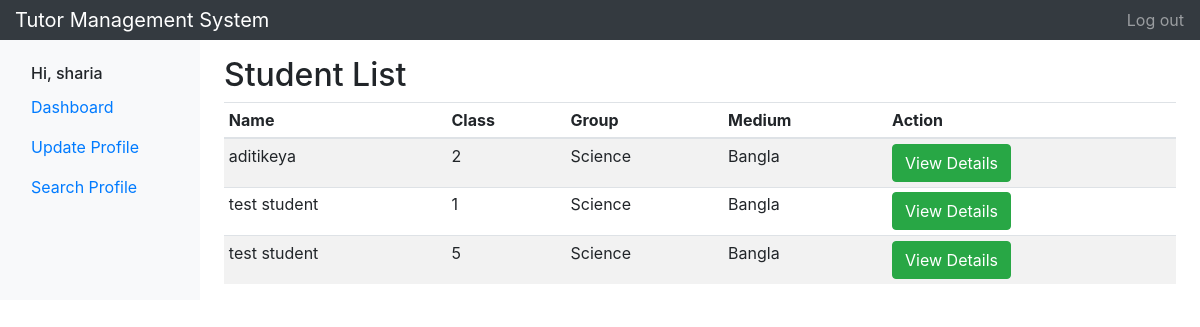
Screenshot of /views/dashboard.php (signed in) with the database file from the repository.
### tables this page shows
CREATE TABLE `student` (
  `id` int(11) NOT NULL,
  `gender` int(11) NOT NULL,
  `group` int(11) NOT NULL,
  `medium` int(11) NOT NULL,
  `class` int(11) NOT NULL,
  `institution` varchar(255) NOT NULL,
  `address` varchar(255) DEFAULT NULL
);

### models/database.php (called while the page is built, shortened)
<?php
	function get($query)
	{
        $data=array();
		$conn = mysqli_connect("localhost","root", "", "tutor");
        $result=mysqli_query($conn,$query);
        if(mysqli_num_rows($result) > 0)
        {
            while($row = mysqli_fetch_assoc($result))
            {
                $entity=array();
                foreach($row as $k=>$v)
                {
                    $entity[$k] = $row[$k];
                }
                $data[] = $entity;
            }
        }
        else return false;
		return $data;
	}
?>

### controllers/DashboardController.php (called while the page is built, shortened)
<?php
require_once '../models/database.php';
function getUserInfo($id)
{
	$query="SELECT * FROM `login` WHERE `id`='$id';";
	$data = get($query);
	return $data[0];
}
function getAllStudents()
{
	$query="SELECT * FROM `student` INNER JOIN `login` ON `student`.`id`=`login`.`user_id`";
	$data = get($query);
	return $data;
}
function getGroup($id)
{
	switch ($id) {
		case 1:
			$group = "Science";
			break;
	}
	return $group;
}
function getMedium($id)
{
	switch ($id) {
		case 1:
			$group = "Bangla";
			break;
	}
	return $group;
}
?>

### views/dashboard.php (the view, shortened to what this page needs)
<?php
include '../controllers/DashboardController.php';
$userID = $_COOKIE['loggedinuser'];
$userInfo=getUserInfo($userID);
if($userInfo['user_type']=="STUDENT"){
	$teachers = getAllTeachers();
}
else if($userInfo['user_type']=="TEACHER"){
	$students = getAllStudents();
}
else if($userInfo['user_type']=="ADMIN"){
	$users = getAllNonApprovedUsers();
}
?>
<!doctype html>
<html lang="en">
<head>
	<link rel="stylesheet" href="styles/bootstrap.min.css">
</head>
<body>
	<nav class="navbar navbar-dark sticky-top bg-dark flex-md-nowrap p-0">
		<a class="navbar-brand col-sm-3 col-md-2 mr-0" href="#">Tutor Management System</a>
		<ul class="navbar-nav px-3">
			<li class="nav-item text-nowrap">
				<a class="nav-link" href="../controllers/AuthController.php?submit=logout">Log out</a>
			</li>
		</ul>
	</nav>
	<div class="container-fluid">
		<div class="row">
			<nav class="col-md-2 d-none d-md-block bg-light sidebar">
				<div class="sidebar-sticky">
					<br>
					<h6 class="sidebar-heading d-flex justify-content-between align-items-center px-3 my-100 mt-10 mb-1">
						<span>Hi, <?php echo $userInfo['name'];?> </span>
					</h6>
					<ul class="nav flex-column">
						<li class="nav-item">
							<a class="nav-link active" href="#">
								Dashboard <span class="sr-only">(current)</span>
							</a>
						</li>
						<?php
						if($userInfo['approval_status']!=0 && $userInfo['user_type']!="ADMIN"):?>
							<li class="nav-item">
								<a class="nav-link" href="update_profile.php">
									Update Profile
								</a>
							</li>
							<li class="nav-item">
								<a class="nav-link" href="search_profile.php">
									Search Profile
								</a>
							</li>
						<?php endif ?>
					</ul>
				</div>
			</nav>
			<main role="main" class="col-md-9 ml-sm-auto col-lg-10 pt-3 px-4">
				<?php
				if($userInfo['approval_status']==0):?>
					<div class="jumbotron">
						<h1 class="display-4">On Approval!</h1>
						<p class="lead">Please wait, we are working to approve your id.</p>
						<hr class="my-4">
						<p>After approval you can use full service.</p>
						<p class="lead">
							<a class="btn btn-primary btn-lg" href="../controllers/AuthController.php?submit=logout" role="button">Logout For Now</a>
						</p>
					</div>
						<?php elseif($userInfo['user_type']=="TEACHER"): ?>
							<h2>Student List</h2>
							<div class="table-responsive">
								<table class="table table-striped table-sm">
									<thead>
										<tr>
											<th>Name</th>
											<th>Class</th>
											<th>Group</th>
											<th>Medium</th>
											<th>Action</th>
										</tr>
									</thead>
									<tbody>
										<?php
										foreach($students as $student)
										{
											echo "<tr>";
											echo "<td>".$student["name"]."</td>";
											echo "<td>".$student["class"]."</td>";
											echo "<td>".getGroup($student["group"])."</td>";
											echo "<td>".getMedium($student["medium"])."</td>";
											echo '<td><a href="viewStudent.php?id='.$student["user_id"].'" class="btn btn-success">View Details</a></td>';
											echo "</tr>";
										}
										?>
									</tbody>
								</table>
							</div>
							<?php endif ?>
						</main>
					</div>
				</div>
			</body>
			</html>

### rows the page displays
student: login.name "aditikeya", class "2", group "Science", medium "Bangla"
student: login.name "test student", class "1", group "Science", medium "Bangla"
student: login.name "test student", class "5", group "Science", medium "Bangla"

### other values shown
$userInfo['name'] "sharia"
